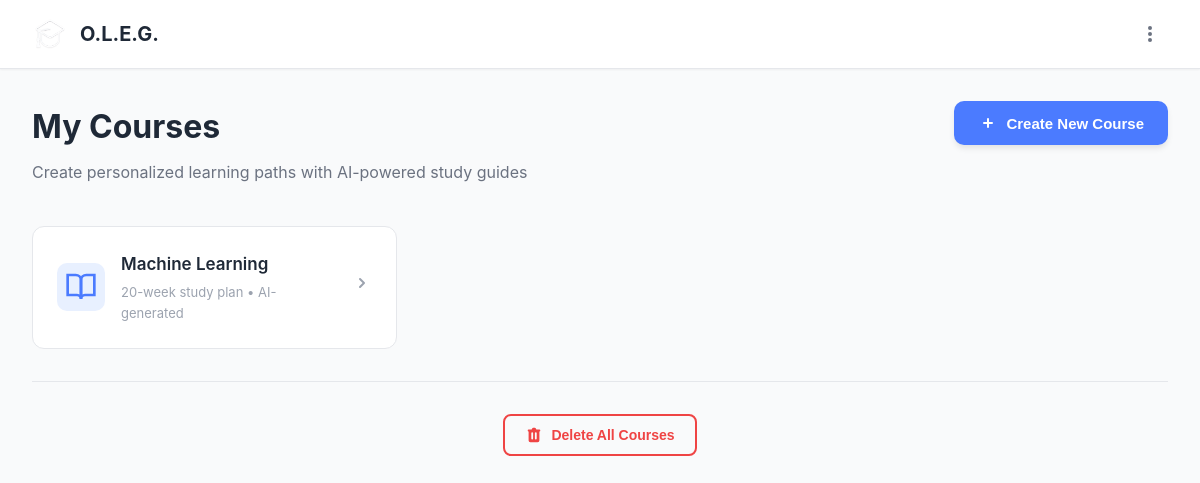
Page / (signed in) on the earlier database version.
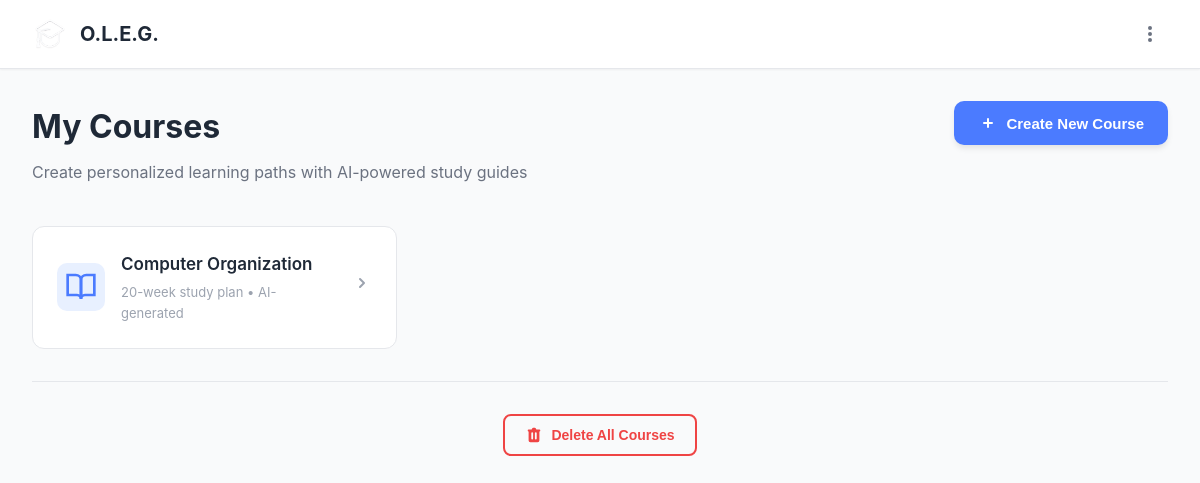
Same page on the later database version.
### tables this page shows
CREATE TABLE courses (
    id INTEGER PRIMARY KEY AUTOINCREMENT,
    user_id INTEGER NOT NULL,
    name VARCHAR(200) NOT NULL,
    study_guide TEXT NOT NULL,
    schedule_data TEXT NOT NULL,
    created_at DATETIME DEFAULT CURRENT_TIMESTAMP,
    updated_at DATETIME DEFAULT CURRENT_TIMESTAMP, duration_weeks INTEGER DEFAULT 20, start_date DATE,
    FOREIGN KEY (user_id) REFERENCES users(id) ON DELETE CASCADE,
    UNIQUE(user_id, name)
);

### app.py (the view)
@app.route('/')
@login_required
def index():
    courses = db.get_user_courses(current_user.id)
    return render_template('index.html', courses=courses)

### app.py (called while the page is built)
@login_manager.user_loader
def load_user(user_id):
    return User.get(int(user_id))

### db.py (called while the page is built)
def get_db_connection():
    conn = sqlite3.connect(DATABASE_PATH)
    conn.row_factory = sqlite3.Row  # Return rows as dictionaries
    conn.execute('PRAGMA foreign_keys = ON')  # Enable foreign key constraints
    return conn

def get_user_by_id(user_id: int) -> Optional[Dict]:
    conn = get_db_connection()
    try:
        user = conn.execute(
            "SELECT id, username, email, created_at, last_login FROM users WHERE id = ?",
            (user_id,)
        ).fetchone()
        return dict(user) if user else None
    finally:
        conn.close()

def get_user_courses(user_id: int) -> List[Dict]:
    conn = get_db_connection()
    try:
        courses = conn.execute(
            "SELECT * FROM courses WHERE user_id = ? ORDER BY created_at DESC",
            (user_id,)
        ).fetchall()
        return [dict(course) for course in courses]
    finally:
        conn.close()

### models.py (called while the page is built)
    @staticmethod
    def get(user_id):
        user_data = get_user_by_id(user_id)
        if user_data:
            return User(
                id=user_data['id'],
                username=user_data['username'],
                email=user_data['email'],
                created_at=user_data.get('created_at'),
                last_login=user_data.get('last_login')
            )
        return None

### templates/index.html (shortened to what this page needs)
<!DOCTYPE html>
<html lang="en">
<head>
    <link rel="stylesheet" href="{{ url_for('static', filename='home.css') }}">
</head>
<body>
    <nav class="main-nav">
        <div class="nav-brand">
            <img src="{{ url_for('static', filename='icon.png') }}" alt="OLEG" class="nav-logo">
            <span class="nav-title">O.L.E.G.</span>
        </div>
        <div class="nav-actions">
            <button class="btn-icon" title="Settings">
                <svg width="20" height="20" viewBox="0 0 20 20" fill="currentColor">
                    <path d="M10 6a2 2 0 110-4 2 2 0 010 4zM10 12a2 2 0 110-4 2 2 0 010 4zM10 18a2 2 0 110-4 2 2 0 010 4z"/>
                </svg>
            </button>
        </div>
    </nav>
    <div class="main-container">
        <header class="page-header">
            <div class="header-content">
                <h1 class="page-title">My Courses</h1>
                <p class="page-subtitle">Create personalized learning paths with AI-powered study guides</p>
            </div>
            <button class="btn-primary" onclick="window.location.href='/new_course'">
                <svg width="20" height="20" viewBox="0 0 20 20" fill="currentColor">
                    <path d="M10 5a1 1 0 011 1v3h3a1 1 0 110 2h-3v3a1 1 0 11-2 0v-3H6a1 1 0 110-2h3V6a1 1 0 011-1z"/>
                </svg>
                Create New Course
            </button>
        </header>
        <div class="courses-container">
            {% if courses %}
                <div class="courses-grid">
                    {% for course in courses %}
                    <div class="course-card" onclick="window.location.href='/course/{{ course.id }}'">
                        <div class="course-icon">
                            <svg width="32" height="32" viewBox="0 0 24 24" fill="none" stroke="currentColor" stroke-width="2">
                                <path d="M2 3h6a4 4 0 0 1 4 4v14a3 3 0 0 0-3-3H2z"/>
                                <path d="M22 3h-6a4 4 0 0 0-4 4v14a3 3 0 0 1 3-3h7z"/>
                            </svg>
                        </div>
                        <div class="course-info">
                            <h3 class="course-title">{{ course.name }}</h3>
                            <p class="course-meta">20-week study plan • AI-generated</p>
                        </div>
                        <div class="course-arrow">
                            <svg width="20" height="20" viewBox="0 0 20 20" fill="currentColor">
                                <path d="M7.293 14.707a1 1 0 010-1.414L10.586 10 7.293 6.707a1 1 0 011.414-1.414l4 4a1 1 0 010 1.414l-4 4a1 1 0 01-1.414 0z"/>
                            </svg>
                        </div>
                    </div>
                    {% endfor %}
                </div>
                <div class="danger-zone">
                    <button class="btn-danger" id="clearAll">
                        Delete All Courses
                    </button>
                </div>
            {% endif %}
        </div>
    </div>
</body>
</html>

### static/home.css (style rules this page uses)
:root { --primary: #4B7BFF; --primary-dark: #3B6BE8; --primary-light: #E8F0FF; --secondary: #10B981; --danger: #EF4444; --text-primary: #1F2937; --text-secondary: #6B7280; --text-muted: #9CA3AF; --bg-primary: #F9FAFB; --bg-secondary: #FFFFFF; --border: #E5E7EB; --shadow-sm: 0 1px 2px 0 rgba(0, 0, 0, 0.05); --shadow: 0 4px 6px -1px rgba(0, 0, 0, 0.1); --shadow-lg: 0 10px 15px -3px rgba(0, 0, 0, 0.1); }
* { margin: 0; padding: 0; box-sizing: border-box; }
body { font-family: -apple-system, BlinkMacSystemFont, 'Segoe UI', 'Roboto', 'Oxygen', 'Ubuntu', sans-serif; background: var(--bg-primary); color: var(--text-primary); line-height: 1.6; }
.main-nav { background: var(--bg-secondary); border-bottom: 1px solid var(--border); padding: 1rem 2rem; display: flex; justify-content: space-between; align-items: center; position: sticky; top: 0; z-index: 100; box-shadow: var(--shadow-sm); }
.nav-brand { display: flex; align-items: center; gap: 0.75rem; }
.nav-logo { width: 36px; height: 36px; border-radius: 8px; }
.nav-title { font-size: 1.25rem; font-weight: 700; color: var(--text-primary); }
.nav-actions { display: flex; gap: 0.5rem; }
.btn-icon { background: none; border: none; color: var(--text-secondary); cursor: pointer; padding: 0.5rem; border-radius: 8px; transition: all 0.2s; display: flex; align-items: center; justify-content: center; }
.main-container { max-width: 1200px; margin: 0 auto; padding: 2rem; }
.page-header { display: flex; justify-content: space-between; align-items: flex-start; margin-bottom: 2.5rem; gap: 2rem; }
.header-content { flex: 1; }
.page-title { font-size: 2rem; font-weight: 700; color: var(--text-primary); margin-bottom: 0.5rem; }
.page-subtitle { font-size: 1rem; color: var(--text-secondary); max-width: 600px; }
.btn-primary { background: var(--primary); color: white; border: none; padding: 0.75rem 1.5rem; border-radius: 10px; font-size: 0.9375rem; font-weight: 600; cursor: pointer; display: inline-flex; align-items: center; gap: 0.5rem; transition: all 0.2s; box-shadow: var(--shadow); white-space: nowrap; }
.btn-danger { background: transparent; color: var(--danger); border: 2px solid var(--danger); padding: 0.625rem 1.25rem; border-radius: 8px; font-size: 0.875rem; font-weight: 600; cursor: pointer; display: inline-flex; align-items: center; gap: 0.5rem; transition: all 0.2s; }
.courses-container { min-height: 400px; }
.courses-grid { display: grid; grid-template-columns: repeat(auto-fill, minmax(340px, 1fr)); gap: 1.25rem; margin-bottom: 2rem; }
.course-card { background: var(--bg-secondary); border: 1px solid var(--border); border-radius: 12px; padding: 1.5rem; cursor: pointer; transition: all 0.2s; display: flex; align-items: center; gap: 1rem; }
.course-icon { width: 48px; height: 48px; background: var(--primary-light); color: var(--primary); border-radius: 10px; display: flex; align-items: center; justify-content: center; flex-shrink: 0; }
.course-info { flex: 1; min-width: 0; }
.course-title { font-size: 1.0625rem; font-weight: 600; color: var(--text-primary); margin-bottom: 0.25rem; overflow: hidden; text-overflow: ellipsis; white-space: nowrap; }
.course-meta { font-size: 0.8125rem; color: var(--text-muted); }
.course-arrow { color: var(--text-muted); flex-shrink: 0; transition: transform 0.2s; }
.danger-zone { padding-top: 2rem; border-top: 1px solid var(--border); margin-top: 2rem; text-align: center; }

Differences in the rows shown:
removed courses: name "Machine Learning"
added courses: name "Computer Organization"
